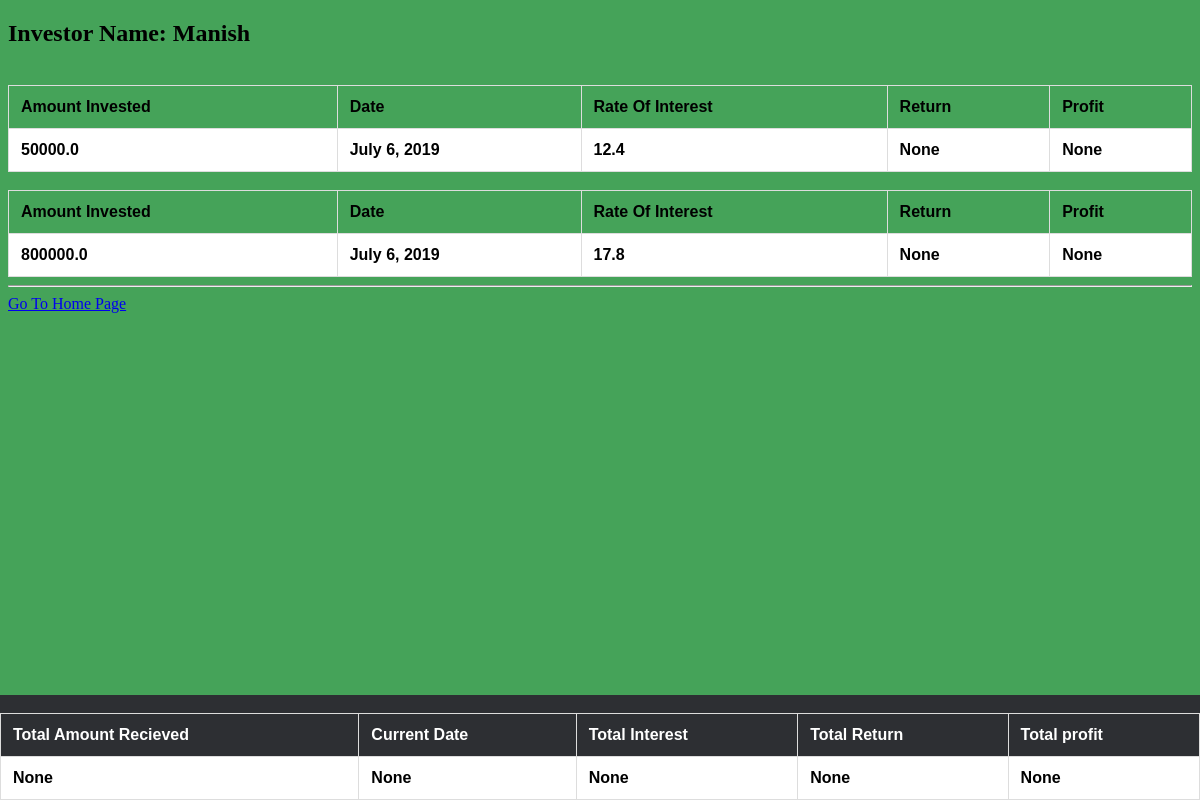
Screenshot of /myinvest/ (signed in) with the database file from the repository.
### investors/models.py (models this page shows)
class Investment(models.Model):
    amount = models.FloatField(blank=False)
    rate = models.FloatField(blank=False)
    timestamp = models.DateField(default=datetime.now)
    investor = models.ForeignKey(Investor, on_delete=models.CASCADE)
    def __str__(self):
        return str(self.investor)

### investors/views.py (the view)
# urls.py: path('myinvest/', views.InvestmentListView, name='myinvest'),
@login_required
def InvestmentListView(request):
    investors = Investment.objects.filter(investor__user=request.user)
    print(investors)
    args = {'investors':investors}
    return render(request, 'investors/myinvest.html', args)

### investors/models.py (called while the page is built)
    def __str__(self):
        return self.name

### investors/templates/investors/myinvest.html
{% extends 'investors/inventorybase.html' %}
{% block content %}
  <div class="container">
        {% if user.is_authenticated %}
            <h2>Investor Name: {{ request.user }}</h2>
            {% for invest in investors %}
            <table>
              <tr>
                <th>Amount Invested</th>
                <th>Date</th>
                <th>Rate Of Interest</th>
                <th>Return</th>
                <th>Profit</th>
              </tr>
             <tr>
               <th>{{ invest.amount }}</th>
               <th>{{ invest.timestamp }}</th>
               <th>{{ invest.rate }}</th>
               <th>None</th>
               <th>None</th>
             </tr>
             <br>
            </table>
              {% endfor %}
        {% endif  %}
{% endblock %}

### company/static/css/style.css (style rules this page uses)
body { background-color: #45a359; }

### investors/templates/investors/inventorybase.html (style rules this page uses)
table { font-family: arial, sans-serif; border-collapse: collapse; width: 100%; }
td, th { border: 1px solid #dddddd; text-align: left; padding: 12px; }
tr:nth-child(even) { background-color: white; color: black; }

### rows the page displays
Investment: amount "50000.0", timestamp "July 6, 2019", rate "12.4"
Investment: amount "800000.0", timestamp "July 6, 2019", rate "17.8"

### other values shown
{{ request.user }} "Manish"
